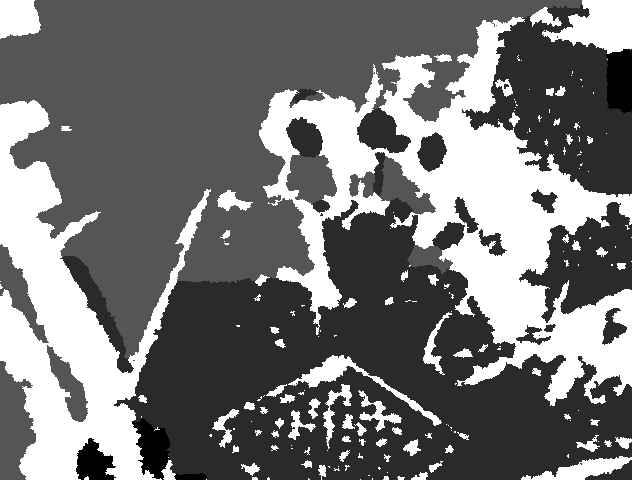
#> input picture test_img/depth_0.png, 640 x 480 px, found by its file name
$ jupyter execute --allow-errors image_calibration_origin.ipynb
#> lines starting #> are read from the running program, lines starting #| are printed output that depends on the picture; after the words box and inside, x2 and y2 are one past the last pixel; in counts of white or black regions, pixels touching at a corner belong together
[cell 1]
import numpy as np
import cv2
import matplotlib.pyplot as plt
import pandas as pd

[cell 2]
rgb_img = cv2.imread('pc_test/rgb_0.jpg')
depth_img = cv2.imread('pc_test/depth_0.png',cv2.IMREAD_UNCHANGED)
#> depth_img is the input picture: shape (480, 640) uint16; min 390, max 2047, mean 1146.3

[cell 3]
plt.subplots(1,2)
plt.subplot(1,2,1)
#> (the rest of this cell did not finish here and is left out)

[cell 4]
class camera():
    def __init__(self):

        self.ir_intrinsic_matrix = np.array(
            [[583.334961345953, 0, 333.449731805028],
             [0, 583.536965483492, 236.563413051087], [0, 0, 1]])
        self.ir_distortion_matrix = np.array([-0.0557307630488867, 0.111059311588260, 0, 0, 0])
        self.rgb_intrinsic_matrix = np.array(
            [[533.251582651622, 0, 318.2918744903051],
             [0, 532.858110789750, 257.810213634179], [0, 0, 1]])
        self.rgb_distortion_matrix = np.array(
            [0.209252073349094, -0.438956630699146, 0, 0, 0])

        self.A = np.array([[
            0.999980636769351, -0.00482933069483759, 0.0119631085329259,
            -24.6
        ],
                           [
                               0.00488969819855569, 0.999918558578594,
                               -0.00502203953786087, -2
                           ],
                           [
                               0.00119330935703847, 0.00508011758059752,
                               0.999936578329645, -1
                           ]])
        self.imgsize = (640,480)

[cell 5]
kinect = camera()
camera_matrix,_ = cv2.getOptimalNewCameraMatrix(kinect.rgb_intrinsic_matrix, kinect.rgb_distortion_matrix, kinect.imgsize, 1, kinect.imgsize)

[cell 6]
camera_matrix

[cell 7]
# [7 lines of commented-out code are left out]

[cell 8]
# [8 lines of commented-out code are left out]
depth_img[depth_img==0]=2047
depth_img[depth_img==1090]=2047
dist = 0.075*583/(1090-depth_img) * 8 *1000
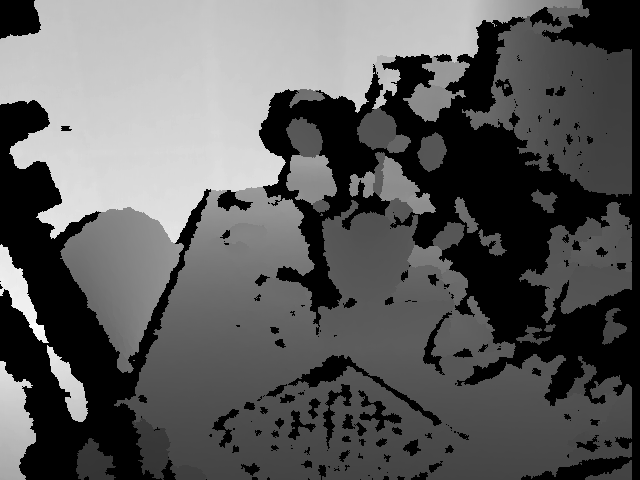
#> dist: shape (480, 640) float64; min 5.42, max 2429.2, mean 875.3; drawn with min black and max white


# dist[np.where(dist>1800)] = np.nan
dist[dist <0] = np.nan
dist[dist >2300] = np.nan
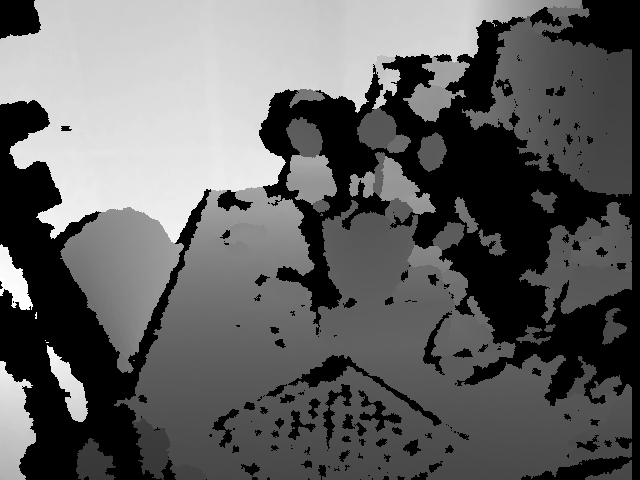
#> dist: shape (480, 640) float64; 0.13% of pixels changed, all inside (x1, y1, x2, y2) = (0, 268, 48, 343); drawn with min black, max white, NaN and infinite black

[cell 9]
# dist = 123.6* np.tan(depth_img/2842.5 + 1.1863 )

[cell 10]
cx_ir = kinect.ir_intrinsic_matrix[0,2]
cy_ir = kinect.ir_intrinsic_matrix[1,2]
fx_ir = kinect.ir_intrinsic_matrix[0,0]
fy_ir = kinect.ir_intrinsic_matrix[1,1]

[cell 11]
def pixel2world(x,y,intrinsic_matrix, dist):
    cx = intrinsic_matrix[0,2]
    cy = intrinsic_matrix[1,2]
    fx = intrinsic_matrix[0,0]
    fy = intrinsic_matrix[1,1]
    Z = dist[y, x]
    X = (x - cx) * Z / fx
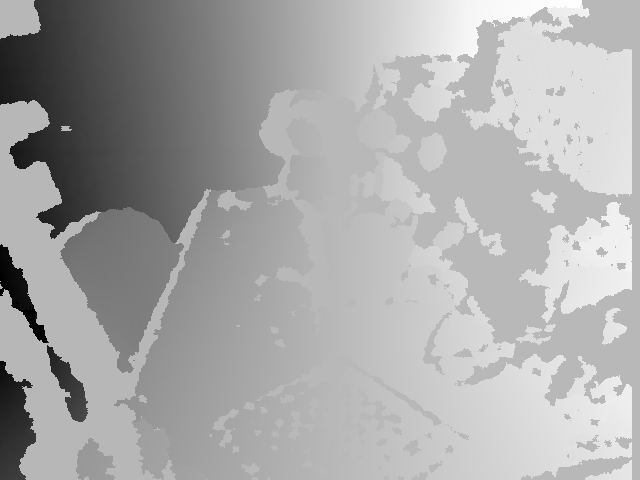
#> X: shape (480, 640) float64; 0.13% of the values are NaN or infinite; the others: min -1306.9, max 502.9, mean -101.7; drawn with min black, max white, NaN and infinite black
    Y = (y - cy) * Z / fy
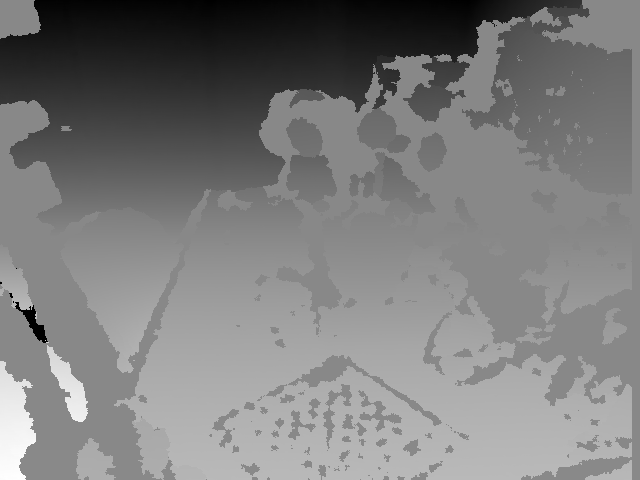
#> Y: shape (480, 640) float64; 0.13% of the values are NaN or infinite; the others: min -766.5, max 663.9, mean -65.82; drawn with min black, max white, NaN and infinite black
    return X, Y ,Z

[cell 12]
x = np.tile(np.arange(640), (480, 1))
y = np.tile(np.arange(480).reshape(-1, 1), (1, 640))
X,Y,Z = pixel2world(x,y,kinect.ir_intrinsic_matrix, dist)
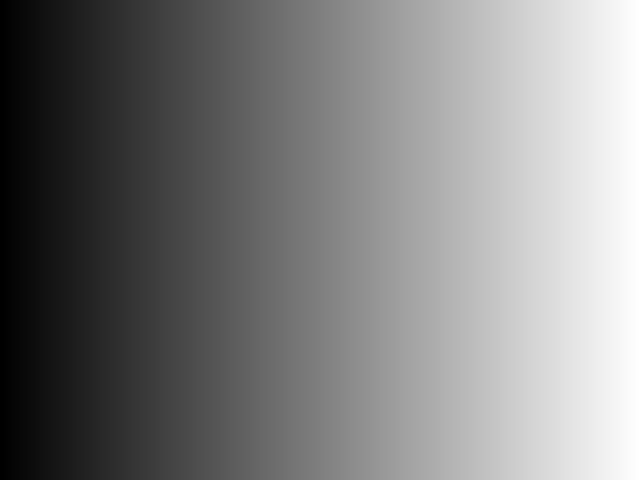
#> x: shape (480, 640) int64; min 0, max 639, mean 319.5; drawn with min black and max white
# Flatten the matrices
X_flat = X.flatten()
Y_flat = Y.flatten()
Z_flat = Z.flatten()

# Combine into a single array of 3D points
points_3d = np.vstack((X_flat, Y_flat, Z_flat)).T

[cell 13]
pixel2world(x,y,kinect.ir_intrinsic_matrix, dist)[0].shape
#> Out = (480, 640)

[cell 14]
points_3d.shape
#> Out = (307200, 3)

[cell 15]
df_point_3d = pd.DataFrame(points_3d[:,:3])
#> df_point_3d = table of 307200 rows and 3 columns
#> (the rest of this cell did not finish here and is left out)

[cell 16]
points_3d

[cell 17]
import open3d as o3d
import numpy as np
FOR1 = o3d.geometry.TriangleMesh.create_coordinate_frame(size=0.1, origin=[0, 0, 0])
# Let's say 'points_3d' is your array of 3D points (numpy array)
# points_3d.shape should be (N, 3), where N is the number of points

# Create an Open3D point cloud object
pcd = o3d.geometry.PointCloud()
pcd.points = o3d.utility.Vector3dVector(points_3d)

# Visualize the point cloud
# o3d.visualization.draw_geometries([pcd,FOR1])

[cell 18]
points_3d.shape
#> Out = (307200, 3)

[cell 19]
points_3d = np.append(points_3d.T, np.ones((1,points_3d.shape[0])),axis=0).T

[cell 20]
raw_pixel = (kinect.rgb_intrinsic_matrix).dot(kinect.A).dot(points_3d.T).T

[cell 21]
rgb_pixel = np.round((raw_pixel/(raw_pixel[:,-1].reshape(-1,1)))).astype(int)

[cell 22]
rgb_pixel

[cell 23]
df_rgb_pixel = pd.DataFrame(rgb_pixel)
#> df_rgb_pixel = table of 307200 rows and 3 columns
df_rgb_pixel.plot.hist()
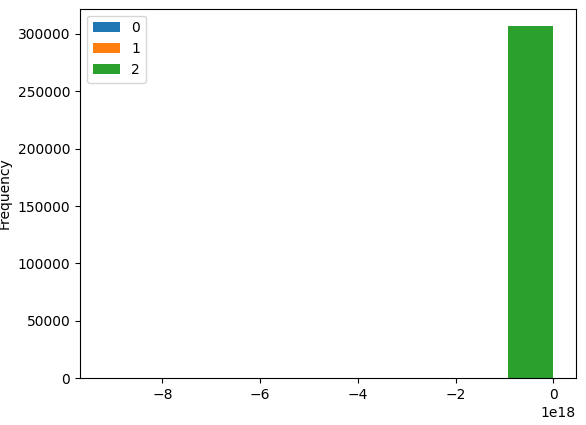
#> figure drawn by matplotlib, 1 panel; tallest bar 306796 high, from x = -9.22e+17 to 768; tallest bar 306796 high, from x = -9.22e+17 to 768; tallest bar 306796 high, from x = -9.22e+17 to 768

[cell 24]
h = points_3d.shape[0]
#> h = 307200
points_3d_color  = np.zeros((h,3))

$ run again, with test_img/depth_239.png copied over test_img/depth_0.png
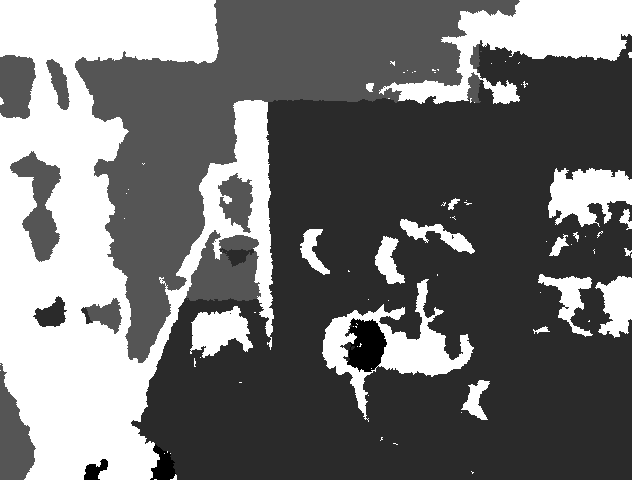
#> input picture test_img/depth_239.png, 640 x 480 px, found by its file name
#> depth_img is the input picture: shape (480, 640) uint16; min 407, max 2047, mean 1132.4
#> in pixel2world, `Y = (y - cy) * Z / fy`:
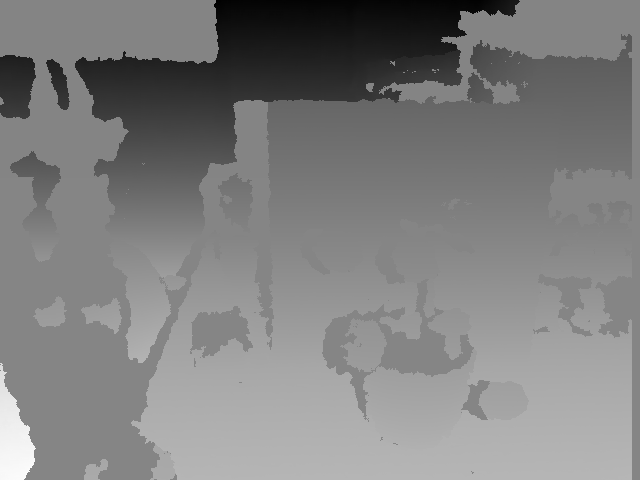
#> Y: shape (480, 640) float64; min -774.9, max 709.8, mean -31; drawn with min black and max white
#> df_point_3d = table of 307200 rows and 3 columns
#> `[cell 23] df_rgb_pixel = pd.DataFrame(rgb_pixel) df_rgb_pixel.plot.his..`:
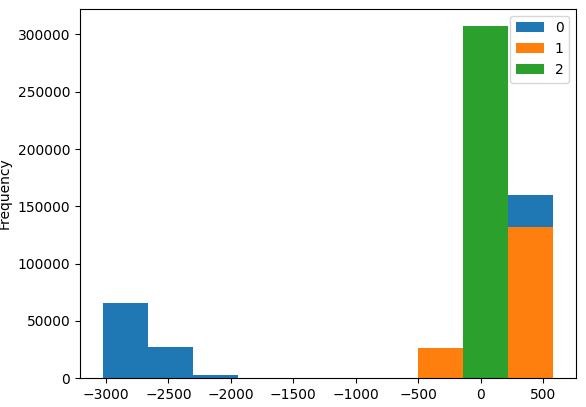
#> figure drawn by matplotlib, 1 panel; tallest bar 159551 high, from x = 221.9 to 583; tallest bar 149130 high, from x = -139.2 to 221.9; tallest bar 307200 high, from x = -139.2 to 221.9

$ run again, with test_img/depth_242.png copied over test_img/depth_0.png
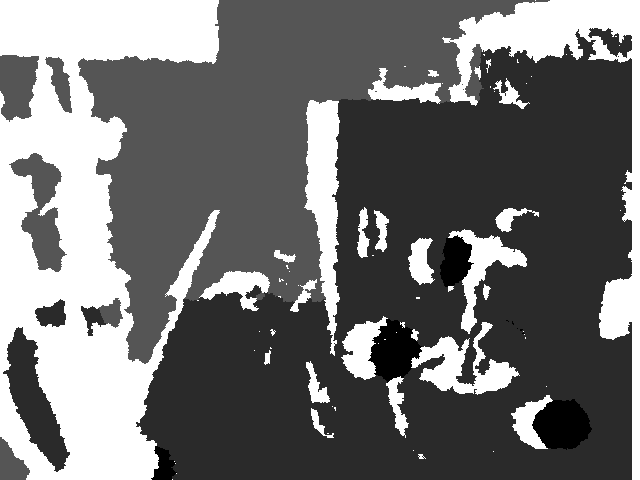
#> input picture test_img/depth_242.png, 640 x 480 px, found by its file name
#> depth_img is the input picture: shape (480, 640) uint16; min 411, max 2047, mean 1109.9
#> in pixel2world, `X = (x - cx) * Z / fx`:
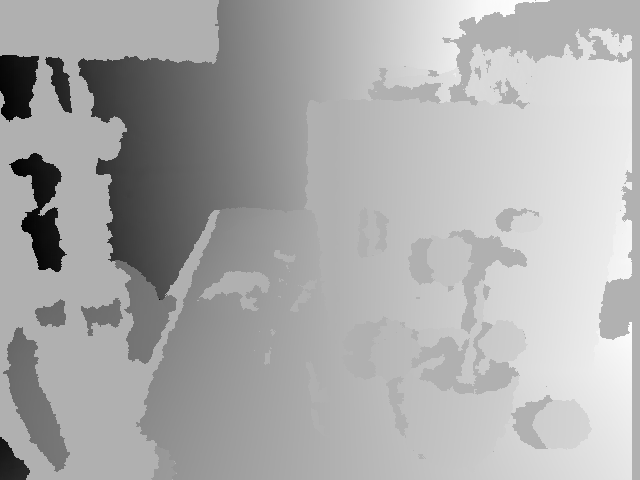
#> X: shape (480, 640) float64; 0% of the values are NaN or infinite; the others: min -1164.6, max 515.7, mean -30.88; drawn with min black, max white, NaN and infinite black
#> in pixel2world, `Y = (y - cy) * Z / fy`:
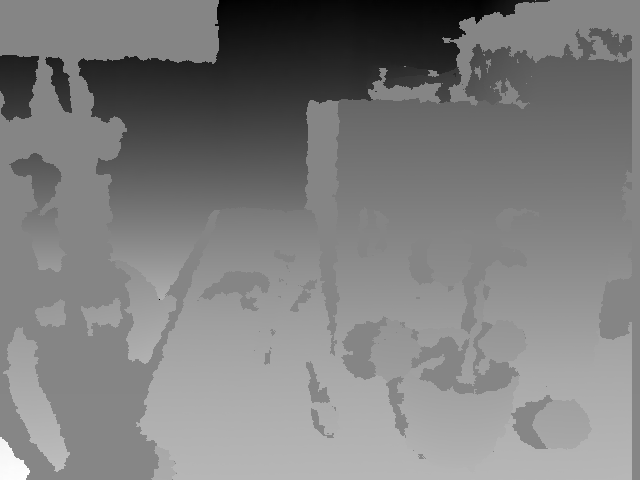
#> Y: shape (480, 640) float64; 0% of the values are NaN or infinite; the others: min -770.7, max 698.7, mean -39.46; drawn with min black, max white, NaN and infinite black
#> df_point_3d = table of 307200 rows and 3 columns
